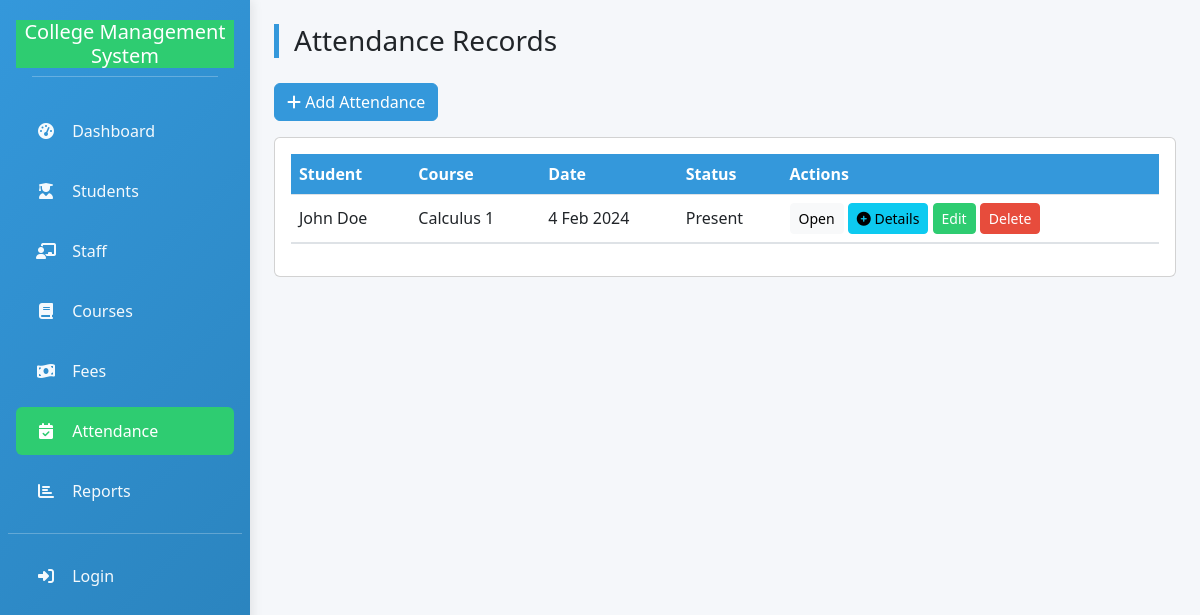
The page /attendance/ on the database its author committed.
### college_db/models.py (models this page shows, shortened)
class Attendance(models.Model):
    student = models.ForeignKey(Student, on_delete=models.CASCADE)
    course = models.ForeignKey(Course, on_delete=models.SET_NULL, null=True, blank=True)
    date = models.DateField()
    present = models.BooleanField(default=True)
    note = models.CharField(max_length=255, blank=True)
    class Meta:
        unique_together = ('student', 'course', 'date')

class Student(models.Model):
    college = models.ForeignKey(College, on_delete=models.CASCADE)
    admission_number = models.CharField(max_length=50, unique=True)
    first_name = models.CharField(max_length=120)
    last_name = models.CharField(max_length=120)
    gender = models.CharField(max_length=1, choices=GENDER_CHOICES)
    date_of_birth = models.DateField(null=True, blank=True)
    phone = models.CharField(max_length=50, blank=True)
    email = models.EmailField(blank=True)
    address = models.TextField(blank=True)
    status = models.CharField(max_length=20, choices=STATUS_CHOICES, default='active')
    department = models.CharField(max_length=200, blank=True, null=True)
    academic_year = models.CharField(max_length=50, blank=True, null=True)
    created_at = models.DateTimeField(auto_now_add=True)

class Course(models.Model):
    department = models.CharField(max_length=200, blank=True, null=True)
    code = models.CharField(max_length=50, unique=True)
    name = models.CharField(max_length=255)
    description = models.TextField(blank=True)
    credit_units = models.PositiveSmallIntegerField(default=0)

### college_db/views.py (the view)
# urls.py: path('attendance/', views.view_attendances, name='view_attendances'),
def view_attendances(request):
    attendance_qs = (
        Attendance.objects.select_related('student', 'course')
        .all()
        .order_by('-date')
    )
    return render(request, 'college_db/view_attendances.html', {'attendances': attendance_qs})

### college_db/templates/college_db/view_attendances.html (shortened to what this page needs)
{% extends 'college_db/base.html' %}
{% block content %}
<div class="page-header">
  <h3>Attendance Records</h3>
</div>
<div class="mb-3">
  <a href="{% url 'add_attendance' %}" class="btn btn-primary"><i class="fas fa-plus"></i> Add Attendance</a>
</div>
<div class="card p-3">
  <div class="table-responsive">
    <table class="table align-middle">
      <thead>
        <tr>
          <th>Student</th>
          <th>Course</th>
          <th>Date</th>
          <th>Status</th>
          <th>Actions</th>
        </tr>
      </thead>
      <tbody>
        {% for a in attendances %}
        <tr>
          <td>{{ a.student.first_name }} {{ a.student.last_name }}</td>
          <td>{{ a.course.name }}</td>
          <td>{{ a.date|date:"j M Y" }}</td>
          <td>{% if a.present %}Present{% else %}Absent{% endif %}</td>
          <td>
            <a href="{% url 'view_attendance' a.id %}" class="btn btn-sm btn-light">Open</a>
            <button class="btn btn-sm btn-info" data-bs-toggle="collapse" data-bs-target="#attendanceDetails{{ a.id }}">
              <i class="fas fa-plus-circle toggle-icon"></i> Details
            </button>
            <a href="{% url 'edit_attendance' a.id %}" class="btn btn-sm btn-success">Edit</a>
            <a href="{% url 'delete_attendance' a.id %}" class="btn btn-sm btn-danger">Delete</a>
          </td>
        </tr>
        <tr>
          <td colspan="5" class="p-0">
          </td>
        </tr>
        {% empty %}
        <tr><td colspan="5" class="text-center text-muted">No attendance records found.</td></tr>
        {% endfor %}
      </tbody>
    </table>
  </div>
</div>
{% endblock %}

### college_db/templates/college_db/base.html (style rules this page uses)
:root { --primary: #3498db; --secondary: #2ecc71; --accent: #e74c3c; --light: #f8f9fa; --dark: #34495e; --warning: #f39c12; --info: #17a2b8; }
body { background-color: #f5f7fa; font-family: 'Segoe UI', Tahoma, Geneva, Verdana, sans-serif; }
.page-header { border-left: 5px solid var(--primary); padding-left: 15px; margin-bottom: 25px; }
.btn-primary { background-color: var(--primary); border-color: var(--primary); }
.btn-success { background-color: var(--secondary); border-color: var(--secondary); }
.btn-danger { background-color: var(--accent); border-color: var(--accent); }
.table thead th { background-color: var(--primary); color:#fff; }

### rows shown on the page
Attendance: student.first_name "John", student.last_name "Doe", course.name "Calculus 1", date "4 Feb 2024", present "Present"
